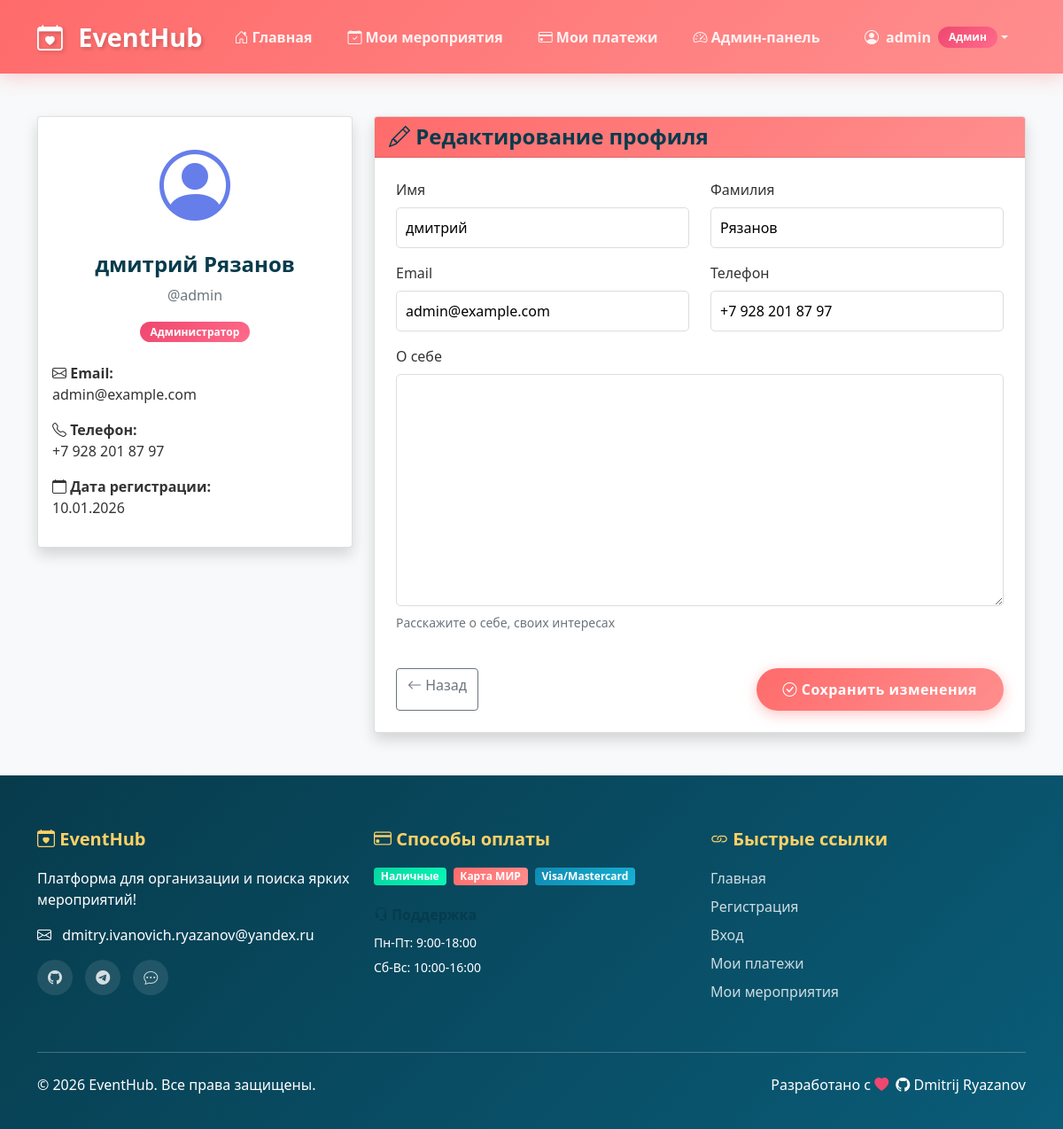
/users/profile/ (signed in), run on the app's committed database.
### users/models.py (models this page shows)
class User(AbstractUser):
    ROLE_CHOICES = [
        ('user', 'Обычный пользователь'),
        ('organizer', 'Организатор'),
        ('admin', 'Администратор'),
    ]
    role = models.CharField(
        max_length=20,
        choices=ROLE_CHOICES,
        default='user',
        verbose_name='Роль'
    )
    phone = models.CharField(max_length=20, blank=True, verbose_name='Телефон')
    bio = models.TextField(blank=True, verbose_name='Биография')
    def is_admin(self):
        return self.role == 'admin' or self.is_superuser
    def is_organizer(self):
        return self.role == 'organizer'
    class Meta:
        verbose_name = 'Пользователь'
        verbose_name_plural = 'Пользователи'

### users/views.py (the view)
# urls.py: path('profile/', profile_view, name='profile'),
@login_required
def profile_view(request):
    if request.method == 'POST':
        form = UserProfileForm(request.POST, instance=request.user)
        if form.is_valid():
            form.save()
            messages.success(request, 'Профиль обновлен!')
            return redirect('profile')
    else:
        form = UserProfileForm(instance=request.user)
    return render(request, 'users/profile.html', {'form': form})

### users/forms/forms.py
class UserProfileForm(forms.ModelForm):
    class Meta:
        model = User
        fields = ['first_name', 'last_name', 'email', 'phone', 'bio']

### templates/users/profile.html (shortened to what this page needs)
{% extends 'base.html' %}
{% block content %}
<div class="container py-5">
    <div class="row">
        <div class="col-md-4">
            <div class="card shadow mb-4">
                <div class="card-body text-center">
                    <div class="mb-3">
                        <i class="bi bi-person-circle" style="font-size: 5rem; color: #667eea;"></i>
                    </div>
                    <h4>{{ user.get_full_name|default:user.username }}</h4>
                    <p class="text-muted">@{{ user.username }}</p>
                    <div class="mb-3">
                        {% if user.is_admin %}
                        <span class="admin-badge">Администратор</span>
                        {% elif user.is_organizer %}
                        <span class="organizer-badge">Организатор</span>
                        {% else %}
                        <span class="badge bg-secondary">Пользователь</span>
                        {% endif %}
                    </div>
                    <div class="text-start mt-4">
                        <p>
                            <i class="bi bi-envelope"></i>
                            <strong>Email:</strong>
                            <br>
                            {{ user.email|default:"Не указан" }}
                        </p>
                        {% if user.phone %}
                        <p>
                            <i class="bi bi-telephone"></i>
                            <strong>Телефон:</strong>
                            <br>
                            {{ user.phone }}
                        </p>
                        {% endif %}
                        <p>
                            <i class="bi bi-calendar"></i>
                            <strong>Дата регистрации:</strong>
                            <br>
                            {{ user.date_joined|date:"d.m.Y" }}
                        </p>
                    </div>
                </div>
            </div>
        </div>
        <div class="col-md-8">
            <div class="card shadow">
                <div class="card-header bg-primary text-white">
                    <h4 class="mb-0">
                        <i class="bi bi-pencil"></i> Редактирование профиля
                    </h4>
                </div>
                <div class="card-body p-4">
                    <form method="post">
                        <div class="row">
                            <div class="col-md-6 mb-3">
                                <label for="{{ form.first_name.id_for_label }}" class="form-label">
                                    Имя
                                </label>
                                {{ form.first_name }}
                            </div>
                            <div class="col-md-6 mb-3">
                                <label for="{{ form.last_name.id_for_label }}" class="form-label">
                                    Фамилия
                                </label>
                                {{ form.last_name }}
                            </div>
                            <div class="col-md-6 mb-3">
                                <label for="{{ form.email.id_for_label }}" class="form-label">
                                    Email
                                </label>
                                {{ form.email }}
                            </div>
                            <div class="col-md-6 mb-3">
                                <label for="{{ form.phone.id_for_label }}" class="form-label">
                                    Телефон
                                </label>
                                {{ form.phone }}
                            </div>
                            <div class="col-md-12 mb-3">
                                <label for="{{ form.bio.id_for_label }}" class="form-label">
                                    О себе
                                </label>
                                {{ form.bio }}
                                <small class="text-muted">Расскажите о себе, своих интересах</small>
                            </div>
                        </div>
                        <div class="d-flex justify-content-between mt-4">
                            <a href="{% url 'home' %}" class="btn btn-outline-secondary">
                                <i class="bi bi-arrow-left"></i> Назад
                            </a>
                            <button type="submit" class="btn btn-primary">
                                <i class="bi bi-check-circle"></i> Сохранить изменения
                            </button>
                        </div>
                    </form>
                </div>
            </div>
        </div>
    </div>
</div>
{% endblock %}

### templates/base.html (shortened to what this page needs)
<!DOCTYPE html>
<html lang="ru">
<head>
    <link href="https://cdn.jsdelivr.net/npm/bootstrap@5.1.3/dist/css/bootstrap.min.css" rel="stylesheet">
    <link rel="stylesheet" href="https://cdn.jsdelivr.net/npm/bootstrap-icons@1.8.1/font/bootstrap-icons.css">
</head>
<body>
    <nav class="navbar navbar-expand-lg navbar-dark">
        <div class="container">
            <a class="navbar-brand" href="{% url 'home' %}">
                <i class="bi bi-calendar-heart"></i> EventHub
            </a>
            <div class="collapse navbar-collapse" id="navbarNav">
                <ul class="navbar-nav me-auto">
                    <li class="nav-item">
                        <a class="nav-link {% if request.path == '/' %}active{% endif %}" href="{% url 'home' %}">
                            <i class="bi bi-house-door"></i> Главная
                        </a>
                    </li>
                    <li class="nav-item">
                        <a class="nav-link {% if 'my-events' in request.path %}active{% endif %}" href="{% url 'my_events' %}">
                            <i class="bi bi-calendar-check"></i> Мои мероприятия
                        </a>
                    </li>
                    {% if user.is_authenticated %}
                    <li class="nav-item">
                        <a class="nav-link {% if 'my-payments' in request.path %}active{% endif %}" href="{% url 'my_payments' %}">
                            <i class="bi bi-credit-card"></i> Мои платежи
                        </a>
                    </li>
                    {% endif %}
                    {% if user.is_authenticated and user.is_admin %}
                    <li class="nav-item">
                        <a class="nav-link {% if 'admin' in request.path %}active{% endif %}" href="{% url 'admin_panel' %}">
                            <i class="bi bi-speedometer2"></i> Админ-панель
                        </a>
                    </li>
                    {% endif %}
                </ul>
                <ul class="navbar-nav">
                    {% if user.is_authenticated %}
                    <li class="nav-item dropdown">
                        <a class="nav-link dropdown-toggle d-flex align-items-center" href="#" id="navbarDropdown" role="button" data-bs-toggle="dropdown">
                            <i class="bi bi-person-circle me-2"></i>
                            {{ user.username }}
                            {% if user.is_admin %}
                            <span class="admin-badge ms-2">Админ</span>
                            {% elif user.is_organizer %}
                            <span class="organizer-badge ms-2">Организатор</span>
                            {% else %}
                            <span class="user-badge ms-2">Участник</span>
                            {% endif %}
                        </a>
                    </li>
                    {% endif %}
                </ul>
            </div>
        </div>
    </nav>
    <main class="fade-in">
        {% block content %}{% endblock %}
    </main>
    <footer class="footer">
        <div class="container">
            <div class="row">
                <div class="col-lg-4 mb-4">
                    <h5><i class="bi bi-calendar-heart"></i> EventHub</h5>
                    <p class="mb-3">Платформа для организации и поиска ярких мероприятий!</p>
                    <p><i class="bi bi-envelope me-2"></i> dmitry.ivanovich.ryazanov@yandex.ru</p>
                    <div class="social-links mt-3">
                        <a href="https://github.com/Diryazan" target="_blank" title="GitHub">
                            <i class="bi bi-github"></i>
                        </a>
                        <a href="https://t.me/Diryazan" target="_blank" title="Telegram">
                            <i class="bi bi-telegram"></i>
                        </a>
                        <a href="#" title="VK">
                            <i class="bi bi-chat-dots"></i>
                        </a>
                    </div>
                </div>
                <div class="col-lg-4 mb-4">
                    <h5><i class="bi bi-credit-card"></i> Способы оплаты</h5>
                    <div class="d-flex flex-wrap gap-2 mt-3">
                        <span class="badge bg-success">Наличные</span>
                        <span class="badge bg-primary">Карта МИР</span>
                        <span class="badge bg-info">Visa/Mastercard</span>
                    </div>
                    <div class="mt-4">
                        <h6><i class="bi bi-headset"></i> Поддержка</h6>
                        <p class="mb-1"><small>Пн-Пт: 9:00-18:00</small></p>
                        <p class="mb-0"><small>Сб-Вс: 10:00-16:00</small></p>
                    </div>
                </div>
                <div class="col-lg-4 mb-4">
                    <h5><i class="bi bi-link"></i> Быстрые ссылки</h5>
                    <a href="{% url 'home' %}">Главная</a><br>
                    <a href="{% url 'register' %}">Регистрация</a><br>
                    <a href="{% url 'login' %}">Вход</a><br>
                    {% if user.is_authenticated %}
                    <a href="{% url 'my_payments' %}">Мои платежи</a><br>
                    <a href="{% url 'my_events' %}">Мои мероприятия</a>
                    {% endif %}
                </div>
            </div>
            <hr class="bg-light my-4">
            <div class="row">
                <div class="col-md-6">
                    <p class="mb-0">&copy; 2026 EventHub. Все права защищены.</p>
                </div>
                <div class="col-md-6 text-end">
                    <p class="mb-0">
                        Разработано с <i class="bi bi-heart-fill text-danger"></i>
                        <a href="https://github.com/Diryazan" target="_blank" class="text-white ms-1">
                            <i class="bi bi-github"></i> Dmitrij Ryazanov
                        </a>
                    </p>
                </div>
            </div>
        </div>
    </footer>
</body>
</html>

### templates/base.html (style rules this page uses)
:root { --primary-color: #FF6B6B; --secondary-color: #4ECDC4; --accent-color: #FFD166; --success-color: #06D6A0; --info-color: #118AB2; --warning-color: #FF9E6D; --danger-color: #EF476F; --dark-color: #073B4C; --light-color: #F8F9FA; --gradient-primary: linear-gradient(135deg, #FF6B6B 0%, #FF8E8E 100%); --gradient-secondary: linear-gradient(135deg, #4ECDC4 0%, #6FFFE0 100%); --gradient-accent: linear-gradient(135deg, #FFD166 0%, #FFE8A3 100%); }
body { background-color: #f8f9fa; font-family: 'Segoe UI', Tahoma, Geneva, Verdana, sans-serif; min-height: 100vh; display: flex; flex-direction: column; color: #333; }
.navbar { background: var(--gradient-primary) !important; box-shadow: 0 4px 20px rgba(255, 107, 107, 0.3); padding: 15px 0; }
.navbar-brand { font-weight: 800; color: white !important; font-size: 1.8rem; text-shadow: 2px 2px 4px rgba(0,0,0,0.2); }
.navbar-brand i { margin-right: 10px; animation: pulse 2s infinite; }
.nav-link { color: rgba(255, 255, 255, 0.9) !important; font-weight: 600; margin: 0 5px; padding: 8px 15px !important; border-radius: 20px; transition: all 0.3s; }
.btn-primary { background: var(--gradient-primary); border: none; padding: 12px 30px; border-radius: 50px; font-weight: 700; letter-spacing: 0.5px; transition: all 0.3s; box-shadow: 0 4px 15px rgba(255, 107, 107, 0.4); }
.footer { background: linear-gradient(135deg, #073B4C 0%, #0A5C78 100%); color: white; padding: 60px 0 30px; margin-top: auto; }
.footer h5 { color: var(--accent-color); font-weight: 700; margin-bottom: 20px; }
.footer a { color: rgba(255, 255, 255, 0.8); text-decoration: none; transition: all 0.3s; display: inline-block; margin-bottom: 8px; }
.social-links a { display: inline-block; width: 40px; height: 40px; background: rgba(255, 255, 255, 0.1); border-radius: 50%; text-align: center; line-height: 40px; margin-right: 10px; transition: all 0.3s; }
h1, h2, h3, h4, h5, h6 { color: var(--dark-color); font-weight: 700; }
.text-danger { color: var(--danger-color) !important; }
.bg-primary { background: var(--gradient-primary) !important; color: white; }
.bg-success { background: linear-gradient(135deg, #06D6A0 0%, #0AF7B6 100%) !important; color: white; }
.bg-info { background: linear-gradient(135deg, #118AB2 0%, #15B2D3 100%) !important; color: white; }
main { flex: 1; }
.fade-in { animation: fadeIn 0.6s ease-out; }
.admin-badge { background: linear-gradient(135deg, #EF476F 0%, #FF6B8B 100%); color: white; padding: 3px 12px; border-radius: 15px; font-size: 0.75rem; font-weight: 700; }

### templates/users/profile.html (style rules this page uses)
input, textarea { width: 100%; padding: 10px; border: 1px solid #ddd; border-radius: 5px; font-size: 16px; }
textarea { min-height: 100px; resize: vertical; }

### data on the page
User: username "admin", get_full_name "дмитрий Рязанов", email "admin@example.com", phone "+7 928 201 87 97", date_joined "10.01.2026", first_name "дмитрий", last_name "Рязанов"
